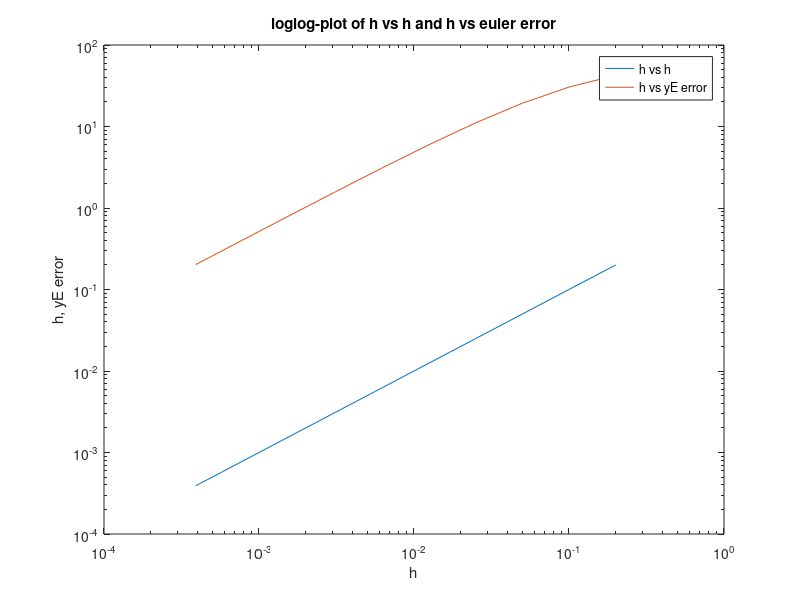
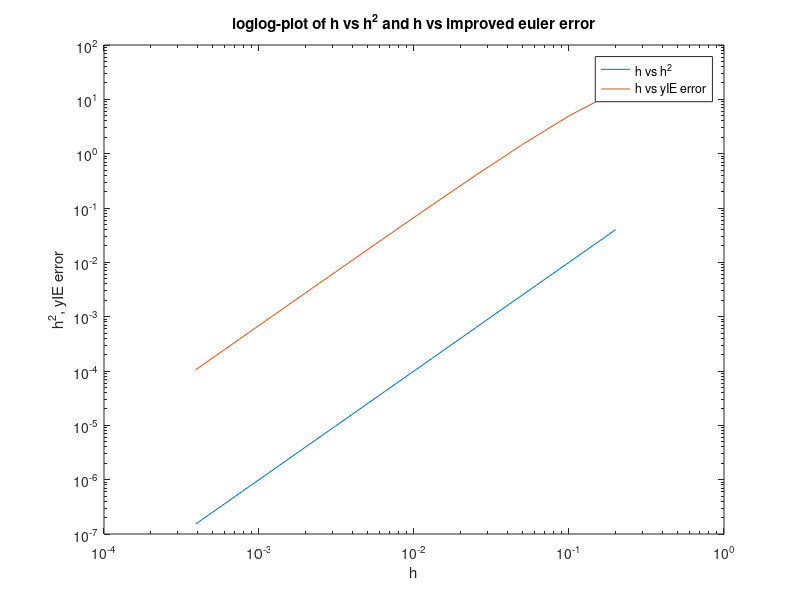
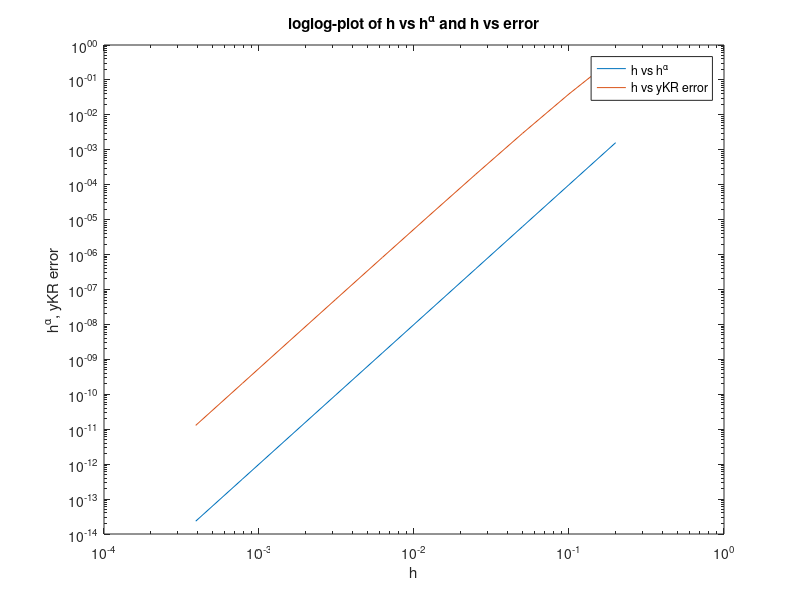

Write the MATLAB code that produced these figures, in order.
function Proj308()
clear; clc; close all
%{
Math 308 Matlab Project Spring 2016
Initial-Value Problems for Ordinary Differential Equations
Authors: Ethan Vieira, Akash Kundu, Aisyah Abir
%}

% 1.1 Euler's Method

yE(0, 2, 1, .01) % (T initial, T final, Y initial, step size(s) (if entering an array, [h1 h2 h3...])

% 1.2 Improved Euler's Method

yIE(0, 2, 1, .01) 

% 1.3 Runge-Kutta Method (RK4)

yKR(0, 2, 1, .05)

% 1.4  Plots 1-2: Convergence Rates for Euler Methods

N = [1/5 1/10 1/20 1/40 1/80 1/160 1/320 1/640 1/1280 1/2560];

yE(0, 1, 1, N)

yEerror = getGlobalx;

figure(1)
loglog(N, N)
hold on
loglog(N, yEerror)
xlabel('h'), ylabel('h, yE error'), title('loglog-plot of h vs h and h vs euler error')
legend('h vs h', 'h vs yE error')

yIE(0, 1, 1, N)

yIEerror = getGlobalx;

figure(2)
loglog(N, N.^2)
hold on
loglog(N, yIEerror)
xlabel('h'), ylabel('h^2, yIE error'), title('loglog-plot of h vs h^2 and h vs improved euler error')
legend('h vs h^2', 'h vs yIE error')
% 1.5 Plot 3: Convergence Rates for Runge-Kutta Method

yKR(0, 1, 1, N)

yKRerror = getGlobalx;

figure(3)
loglog(N, N.^4)
CE1 = polyfit(log(N), log(N.^4), 1);
slope1 = CE1(1);
hold on

loglog(N, yKRerror)
CE = polyfit(log(N), log(yKRerror), 1);
slope = CE(1)
xlabel('h'), ylabel('h^\alpha, yKR error'), title('loglog-plot of h vs h^\alpha and h vs error')
legend('h vs h^\alpha', 'h vs yKR error')



end

function E1 = yE(t0, tf, y0, hvect) % (T initial, T final, Y initial, step size(s))

% Euler's Method

NH = length(hvect);

for m = 1:NH;
    h = hvect(m);
    t = t0 : h : tf; % vector of t-values
    y(1) = y0;
    n = length(t);
    for i = 1:n
        k1 = f1(t(i),y(i));
        y(i+1) = y(i) + h*k1;
        if i == 1
            fprintf('----------------------------------------------\n')
            fprintf('h = %-.3f Euler Method \n',h)
            fprintf('----------------------------------------------\n')
        end

       
        if numel(num2str(t(i))) <= 3
            fprintf('%-2g  \t %-8.6f \n', t(i), y(i))
            
        end
    end
  
     yEh(m) = y(end-1);
     yEerror(m) = abs(yexact(1) - yEh(m));
     setGlobalx(yEerror);
end    
end

function E2 = yIE(t0, tf, y0, hvect) % (T initial, T final, Y initial, step size(s))

%  Improved Euler's Method

NH = length(hvect);
for m = 1:NH;
    h = hvect(m);
    t = t0 : h : tf; % vector of t-values
    y(1) = y0;
    n = length(t);
    for i = 1:n
        k1 = f1(t(i),y(i));
        k2 = f1(t(i)+h,y(i)+h*k1);
        y(i+1) = y(i) + (h/2)*(k1+k2);
        if i == 1
            fprintf('----------------------------------------------\n')
            fprintf('h = %-.3f Improved Euler Method \n',h)
            fprintf('----------------------------------------------\n')
        end
        j = 1;
        if numel(num2str(t(i))) <= 3
            fprintf('%-2g  \t %-8.6f \n', t(i), y(i))
            yIE(j) = y(i);
            j = j + 1;
        end
    end
    yIEh(m) = y(end-1);
    yIEerror(m) = abs(yexact(1) - yIEh(m));
    setGlobalx(yIEerror);
end
end

function E3 = yKR(t0, tf, y0, hvect) % (T initial, T final, Y initial, step size(s))

% Runge-Kutta Method (RK4)

NH = length(hvect);
for m = 1:NH;
    h = hvect(m);
    t = t0 : h : tf; % vector of t-values
    y(1) = y0;
    n = length(t);
    for i = 1:n
        k1 = f1(t(i),y(i));
        k2 = f1(t(i)+.5*h, y(i)+.5*h*k1);
        k3 = f1(t(i)+.5*h, y(i) + .5*h*k2);
        k4 = f1(t(i)+h, y(i)+h*k3);
        y(i+1) = y(i) + (h/6)*(k1+2*k2+2*k3+k4);
        if i == 1
            fprintf('----------------------------------------------\n')
            fprintf('h = %-.3f Runge-Kutta Method \n',h)
            fprintf('----------------------------------------------\n')
        end
        j = 1;
        if numel(num2str(t(i))) <= 3
            fprintf('%-2g  \t %-8.6f \n', t(i), y(i))
            yRK(j) = y(i);
            j = j + 1;
        end
    end
    yKRh(m) = y(end-1);
    yKRerror(m) = abs(yexact(1) - yKRh(m));
    setGlobalx(yKRerror);
end
end

% Setting/Retrieving Global Variables. Used to retrieve error values.

function r = setGlobalx(val)
global x
x = val;
end

function r = getGlobalx
global x
r = x;
end

% Function f

function f = f1(t,y) % define f(t,y)
f = 1-t+4*y;
end

% Exact Values

function f = yexact(t)
f = 1/4*t - 3/16 + 19/16*exp(4*t);
end


